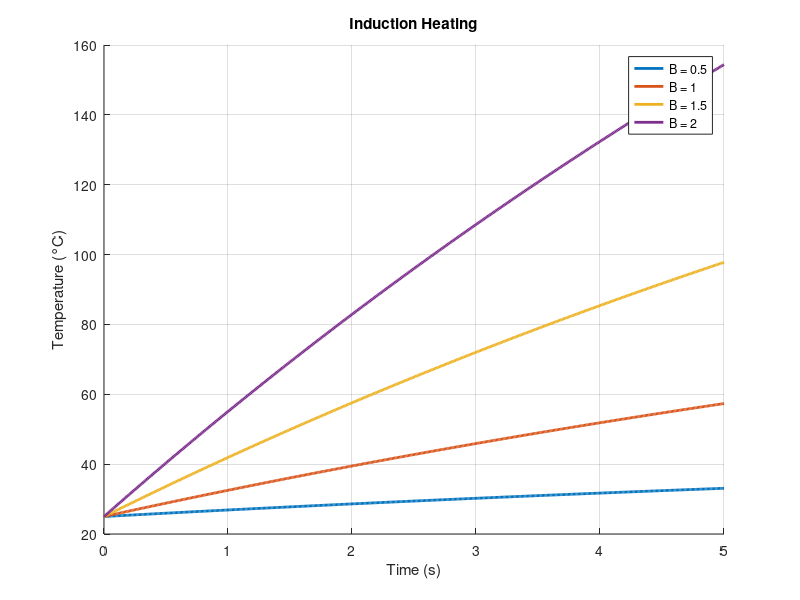
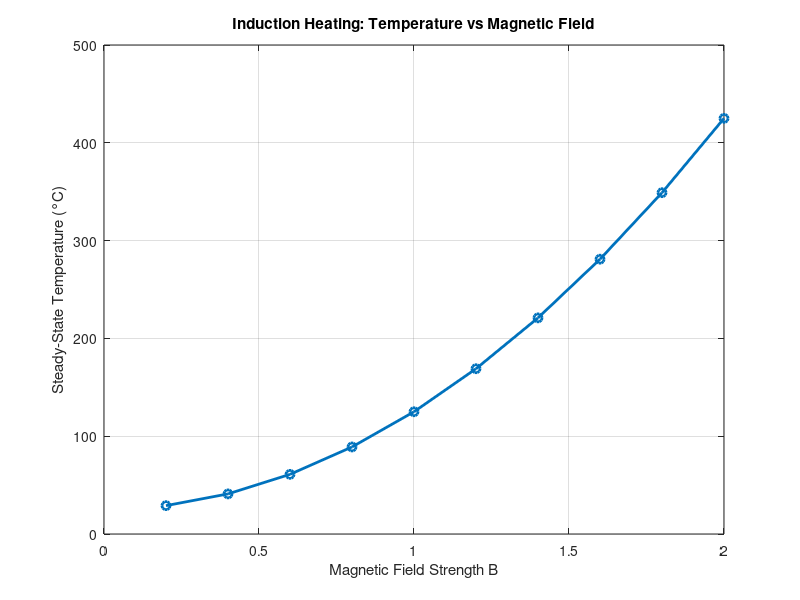

Write the MATLAB code that produced these figures, in order.
clc; clear; close all;

% -----------------------------
% PARAMETERS
% -----------------------------
c = 320;
m = 0.002;
h = 0.05;
T_env = 25;

k_const = 5;   % power scaling factor

% Field values
B_values = [0.5, 1.0, 1.5, 2.0];

% Time
dt = 0.01;
t_end = 5;
t = 0:dt:t_end;

% -----------------------------
% FIGURE 1: TIME RESPONSE
% -----------------------------
figure;
hold on;

for k = 1:length(B_values)

    B = B_values(k);

    T = zeros(size(t));
    T(1) = T_env;

    for i = 2:length(t)

        P = k_const * B^2;

        dTdt = (P - h*(T(i-1) - T_env)) / (m*c);
        T(i) = T(i-1) + dTdt * dt;
    end

    plot(t, T, 'LineWidth', 2, ...
        'DisplayName', ['B = ', num2str(B)]);
end

xlabel('Time (s)');
ylabel('Temperature (°C)');
title('Induction Heating');
legend;
grid on;

% -----------------------------
% FIGURE 2: CONTROL GRAPH
% -----------------------------
B_range = linspace(0.2, 2.0, 10);
T_ss = zeros(size(B_range));

for k = 1:length(B_range)

    B = B_range(k);

    P = k_const * B^2;
    T_ss(k) = T_env + P / h;
end

figure;
plot(B_range, T_ss, 'o-', 'LineWidth', 2);
xlabel('Magnetic Field Strength B');
ylabel('Steady-State Temperature (°C)');
title('Induction Heating: Temperature vs Magnetic Field');
grid on;
